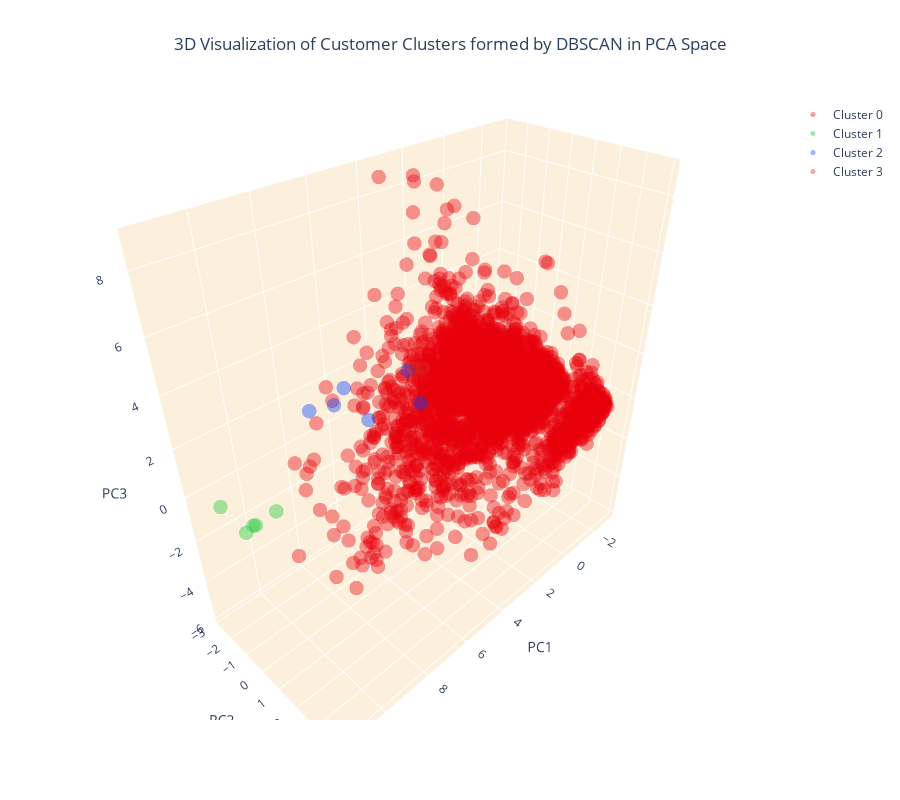

Notebook code cell kept with this figure:
### Code cell
##DBSCAN

# Create a 3D scatter plot
fig = go.Figure()

# Add data points for each cluster separately and specify the color
for cluster_label in np.unique(labels):
    if cluster_label !=-1:
        cluster_df = customer_data_pca[labels == cluster_label]
        fig.add_trace(go.Scatter3d(x=cluster_df['PC1'], y=cluster_df['PC2'], z=cluster_df['PC3'], 
                                   mode='markers', marker=dict(color=colors[cluster_label], size=5, opacity=0.4), name=f'Cluster {cluster_label}'))

# Set the title and layout details
fig.update_layout(
    title=dict(text='3D Visualization of Customer Clusters formed by DBSCAN in PCA Space', x=0.5),
    scene=dict(
        xaxis=dict(backgroundcolor="#fcf0dc", gridcolor='white', title='PC1'),
        yaxis=dict(backgroundcolor="#fcf0dc", gridcolor='white', title='PC2'),
        zaxis=dict(backgroundcolor="#fcf0dc", gridcolor='white', title='PC3'),
    ),
    width=900,
    height=800
)

# Show the plot
fig.show()

### Figure 1 — Plotly figure (JSON) as saved in the notebook; plotly's stock layout.template omitted (floating-point values rounded to 4 significant figures; data arrays with more than 128 entries replaced by an {"elided": "..."} marker saying what was removed)
{"data": [{"marker": {"color": "#e8000b", "opacity": 0.4, "size": 5}, "mode": "markers", "name": "Cluster 0", "type": "scatter3d", "x": {"elided": "3931 float values"}, "y": {"elided": "3931 float values"}, "z": {"elided": "3931 float values"}}, {"marker": {"color": "#1ac938", "opacity": 0.4, "size": 5}, "mode": "markers", "name": "Cluster 1", "type": "scatter3d", "x": [9.727, 11.56, 10.93, 11.14, 10.95], "y": [-1.316, -1.469, -1.352, -0.3568, -0.5661], "z": [-0.9698, 0.3244, -1.158, -0.01047, -0.2719]}, {"marker": {"color": "#023eff", "opacity": 0.4, "size": 5}, "mode": "markers", "name": "Cluster 2", "type": "scatter3d", "x": [8.673, 7.975, 7.124, 5.761, 5.382, 7.577], "y": [-0.2507, 0.6543, 0.6806, 1.644, 0.6741, -0.4566], "z": [3.186, 4.128, 2.538, 2.983, 3.602, 2.763]}, {"marker": {"color": "#d62728", "opacity": 0.4, "size": 5}, "mode": "markers", "name": "Cluster 3", "type": "scatter3d", "x": [5.447, 6.028], "y": [1.431, 1.638], "z": [4.059, 4.378]}], "layout": {"height": 800, "scene": {"xaxis": {"backgroundcolor": "#fcf0dc", "gridcolor": "white", "title": {"text": "PC1"}}, "yaxis": {"backgroundcolor": "#fcf0dc", "gridcolor": "white", "title": {"text": "PC2"}}, "zaxis": {"backgroundcolor": "#fcf0dc", "gridcolor": "white", "title": {"text": "PC3"}}}, "title": {"text": "3D Visualization of Customer Clusters formed by DBSCAN in PCA Space", "x": 0.5}, "width": 900}}
